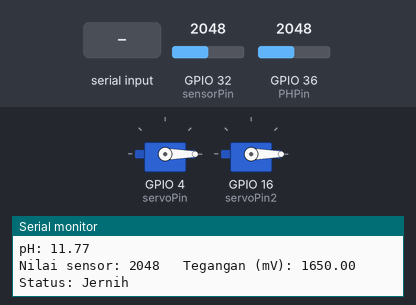
A sketch run on a simulated ESP32. Shown: 2 × servo, the last lines printed to the serial monitor. Inputs (shaded band) come from the test bench; at power-on: GPIO 32 (sensorPin) = 2048, GPIO 36 (PHPin) = 2048. WiFi joins after 1.5 s; servers stay silent unless stated; the local clock reads 2024-03-15 10:24:30 at power-on unless the sketch sets it.

Above: at 3.0 s.
3.1 s: "makan\n" received over Serial
At 3.9 s:
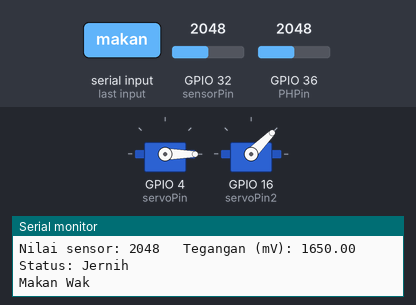
5.6 s: GPIO 32 (sensorPin) set to 394
7.1 s: GPIO 32 (sensorPin) set to 349
Timing chart, 0 to 10.1 s (numbered marks = the images above; inputs shaded):
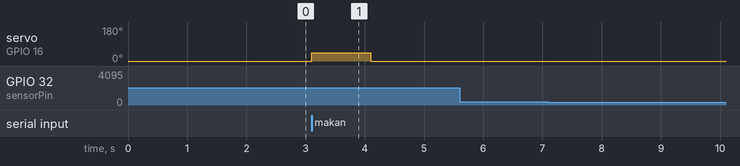

Measured:
- after the input at 3.1 s, servo on GPIO 16 (servoPin2): 0° → 45° at once, → 0° 1.0 s later

The sketch:

Sembed2_0.ino
```cpp
#include <ESP32Servo.h>
#include <WiFi.h>
#include <WiFiClient.h>
#include <time.h>


#define PHPin A0
#define sensorPin A4
#define BLYNK_PRINT Serial

#define BLYNK_TEMPLATE_ID "TMPL6ZT2DzBQY"
#define BLYNK_TEMPLATE_NAME "SmartMarine pH Keeper"
#define BLYNK_AUTH_TOKEN "jau8-TFrnFm41uxsSaSFTpwKDfVmLIyL"

#include <BlynkSimpleEsp32.h>

char auth[] = "jau8-TFrnFm41uxsSaSFTpwKDfVmLIyL";
char ssid[] = "patka";
char pass[] = "10022004"; // Jika tidak menggunakan password kosongkan ""

// Deklarasi objek servo
Servo myservo;
Servo myservo2;

// Pin servo terhubung ke pin 4 pada ESP32
int servoPin = 4;
int servoPin2 = 16;
int currentPosition = 0; // Menyimpan posisi servo saat ini
int currentPosition2 = 0; // Menyimpan posisi servo saat ini untuk servo 2

int buf[10];
unsigned long previousMillis = 0;
unsigned long lastServoMoveMillis = 0;
const long interval = 900000; // 15 menit dalam milidetik (15 * 60 * 1000)
const long readInterval = 1000; // 1 detik dalam milidetik (1 * 1000)
const long timePrintInterval = 30000; // Cetak waktu setiap 30 detik

// Batasan untuk menentukan status kekeruhan air (dalam milivolt)
const float clearThreshold = 300.0; // Jernih jika < 500 mV
const float murkyThreshold = 150.0; // Kusam jika >= 500 mV dan < 1500 mV

// Fungsi untuk menghitung nilai pH dari tegangan
float ph(float voltage) {
  return 7 + ((2.5 - voltage) / 0.18);
}

// Fungsi untuk menghitung keanggotaan fuzzy untuk kekeruhan rendah
float fuzzyMembershipLow(float x) {
  if (x <= murkyThreshold) {
    return 1.0;
  } else if (x >= clearThreshold) {
    return 0.0;
  } else {
    return (clearThreshold - x) / (clearThreshold - murkyThreshold);
  }
}

// Fungsi untuk menghitung keanggotaan fuzzy untuk kekeruhan sedang
float fuzzyMembershipMedium(float x) {
  if (x <= murkyThreshold || x >= clearThreshold) {
    return 0.0;
  } else if (x > murkyThreshold && x < clearThreshold) {
    return (x - murkyThreshold) / (clearThreshold - murkyThreshold);
  } else {
    return (clearThreshold - x) / (clearThreshold - murkyThreshold);
  }
}

// Fungsi untuk menghitung keanggotaan fuzzy untuk kekeruhan tinggi
float fuzzyMembershipHigh(float x) {
  if (x <= clearThreshold) {
    return 0.0;
  } else if (x >= 3000.0) {
    return 1.0;
  } else {
    return (x - clearThreshold) / (3000.0 - clearThreshold);
  }
}

// Fungsi untuk menentukan status kekeruhan berdasarkan keanggotaan fuzzy
String fuzzyStatus(float low, float medium, float high) {
  if (low >= medium && low >= high) {
    return "Kotor";
  } else if (medium >= low && medium >= high) {
    return "Kusam";
  } else {
    return "Jernih";
  }
}

void setup() {
  Serial.begin(9600);

  // Inisialisasi pin untuk sensor pH
  pinMode(PHPin, INPUT);

  // Inisialisasi servo
  myservo.attach(servoPin);
  myservo2.attach(servoPin2);

  // Mengatur posisi awal servo ke 0 derajat
  myservo.write(currentPosition);
  myservo2.write(currentPosition2);

  // Tambahkan pesan untuk menunjukkan bahwa setup selesai
  Serial.println("Setup selesai");

  // Inisialisasi koneksi WiFi dan Blynk
  Blynk.begin(auth, ssid, pass);

  // Inisialisasi waktu
  configTime(7 * 3600, 0, "pool.ntp.org");

  // Menunggu sinkronisasi waktu
  while (!time(nullptr)) {
    Serial.print(".");
    delay(1000);
  }
  Serial.println("\nWaktu tersinkronisasi");
}

void printLocalTime() {
  struct tm timeinfo;
  if (!getLocalTime(&timeinfo)) {
    Serial.println("Gagal mendapatkan waktu");
    return;
  }
  Serial.printf("Waktu saat ini: %02d:%02d:%02d WIB\n", timeinfo.tm_hour, timeinfo.tm_min, timeinfo.tm_sec);
}

void loop() {
  unsigned long currentMillis = millis();

  // Membaca nilai pH dan turbidity setiap detik
  if (currentMillis - previousMillis >= readInterval) {
    previousMillis = currentMillis;

    // Membaca nilai pH
    for (int i = 0; i < 10; i++) {
      buf[i] = analogRead(PHPin);
      delay(10); // Mengurangi delay untuk membaca lebih cepat
    }

    float avgValue = 0;
    for (int i = 0; i < 10; i++)
      avgValue += buf[i];

    float pHVol = (float)avgValue * 5.0 / 4096 / 10;
    float pHValue = -3.109 * pHVol + 19.54; // hasi   l regresi linear pH

    Serial.print("pH: ");
    Serial.println(pHValue);

    // Membaca nilai turbidity
    int sensorValue = analogRead(sensorPin);
    float voltage = sensorValue * (3300.0 / 4096.0);

    // Hitung keanggotaan fuzzy
    float lowMembership = fuzzyMembershipLow(voltage);
    float mediumMembership = fuzzyMembershipMedium(voltage);
    float highMembership = fuzzyMembershipHigh(voltage);

    // Menentukan status kekeruhan berdasarkan keanggotaan fuzzy
    String status = fuzzyStatus(lowMembership, mediumMembership, highMembership);

    // Print nilai sensor, tegangan (dalam milivolt), dan status kekeruhan ke serial monitor
    Serial.print("Nilai sensor: ");
    Serial.print(sensorValue);
    Serial.print("\t Tegangan (mV): ");
    Serial.print(voltage);
    Serial.print("\t Status: ");
    Serial.println(status);

    // Kirim data ke Blynk
    Blynk.virtualWrite(V0, pHValue);
    Blynk.virtualWrite(V1, sensorValue);
    Blynk.virtualWrite(V2, status);

    // Memeriksa nilai pH dan menggerakkan servo jika perlu
    if (pHValue < 5.1 && (currentMillis - lastServoMoveMillis >= interval)) {
      currentPosition = 45; // Mengatur posisi servo ke 45 derajat
      myservo.write(currentPosition);
      Serial.println("Servo dibuka ke 45 derajat");

      delay(1000); // Menunggu sejenak sebelum mengembalikan servo ke posisi semula

      currentPosition = 0; // Mengatur posisi servo kembali ke 0 derajat
      myservo.write(currentPosition);
      Serial.println("Servo ditutup ke 0 derajat");

      // Mencatat waktu terakhir servo bergerak
      lastServoMoveMillis = currentMillis;
    }
  }

  // Mendapatkan waktu saat ini
  struct tm timeinfo;
  if (!getLocalTime(&timeinfo)) {
    Serial.println("Gagal mendapatkan waktu");
    return;
  }

  // Cetak waktu setiap 30 detik
  static unsigned long lastTimePrintMillis = 0;
  if (currentMillis - lastTimePrintMillis >= timePrintInterval) {
    printLocalTime();
    lastTimePrintMillis = currentMillis;
  }

  // Memeriksa waktu saat ini dan menggerakkan servo pada jam 8:00 dan 16:00
  if ((timeinfo.tm_hour == 8 || timeinfo.tm_hour == 16) && timeinfo.tm_min == 0 && timeinfo.tm_sec < 10) {
    currentPosition2 = 45; // Mengatur posisi servo ke 45 derajat
    myservo2.write(currentPosition2);
    Serial.println("Servo 2 dibuka ke 45 derajat");

    delay(10000); // Menunggu 10 detik sebelum mengembalikan servo ke posisi semula

    currentPosition2 = 0; // Mengatur posisi servo kembali ke 0 derajat
    myservo2.write(currentPosition2);
    Serial.println("Servo 2 ditutup ke 0 derajat");
  }

  // Memeriksa apakah ada data yang tersedia di serial
  if (Serial.available() > 0) {
    // Membaca data dari serial
    String command = Serial.readStringUntil('\n');

    // Memproses perintah dari serial
    if (command == "makan") {
      currentPosition2 = 45; // Mengatur posisi servo ke 45 derajat
      myservo2.write(currentPosition2);
      Serial.println("Makan Wak");

      delay(1000); // Menunggu 1 detik sebelum mengembalikan servo ke posisi semula

      currentPosition2 = 0; // Mengatur posisi servo kembali ke 0 derajat
      myservo2.write(currentPosition2);
      Serial.println("Mantap");
      Blynk.virtualWrite(V3, currentPosition2);
    } else {
      Serial.println("Perintah tidak dikenal");
    }
  }

  Blynk.run();
}
```
